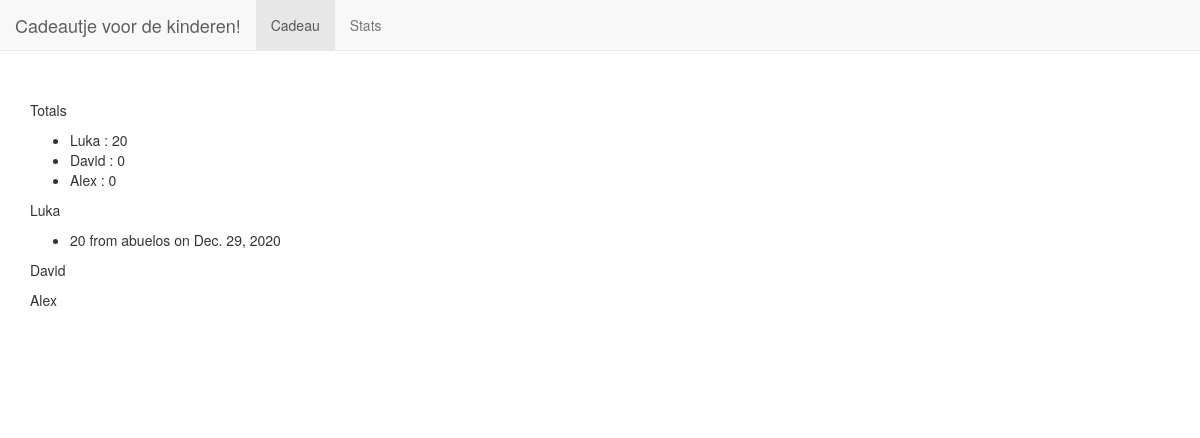
Page /app/cadeau_stats/ on the committed database.
### app/models.py (models this page shows)
class Cadeau(models.Model):
    name = models.CharField(default="",max_length=264, choices=adults_names, blank = True)
    child = models.CharField(default="",max_length=264, choices=children_names, blank = True)
    amount = models.IntegerField(default="",choices=cadeau_amount)
    date = models.DateField(default=timezone.now)
    def __str__(self):
        return self.name

### app/views.py (the view)
# urls.py: path('cadeau_stats/',views.cadeau_stats,name='cadeau_stats'),
def cadeau_stats(request):
	children = [
		'Luka',
		'David',
		'Alex',
	]
	cadeaus_list = {
		'Luka':[],
		'David':[],
		'Alex':[],
	}
	totals = {
		'Luka':0,
		'David':0,
		'Alex':0
	}
	for child in children:
		list = Cadeau.objects.filter(child = child)
		cadeaus_list[child].extend(list)
		for cadeau in list:
			totals[child] += cadeau.amount
	cadeaus_dict = {
		'cadeaus_list': cadeaus_list,
		'totals': totals,
	}
	return render(request,'app/cadeau_stats.html',context=cadeaus_dict)

### templates/app/cadeau_stats.html (shortened to what this page needs)
	<!DOCTYPE html>
	{% load static %}
 <html lang="en">
<head>
	<link rel="stylesheet" href="{% static "app/plugins/bootstrap/css/bootstrap.min.css" %}">
	<link rel="stylesheet" href="{% static "app/css/cadeau.css" %}">
</head>
<body id="body" data-spy="scroll" data-target=".one-page-header" class="demo-lightbox-gallery">
<nav class="navbar navbar-default navbar-fixed-top">
  <div class="container-fluid">
    <div class="navbar-header">
      <h1 class="navbar-brand">Cadeautje voor de kinderen!</h1>
    </div>
    <div class="collapse navbar-collapse" id="bs-example-navbar-collapse-1" data-toggle="collapse" data-target=".navbar-collapse.in">
      <ul class="nav navbar-nav" id="type_selector">
		<li role="presentation" class="active"><a href={% url 'app:cadeau' %} data-type="todo">Cadeau</a></li>
		<li role="presentation"><a href={% url 'app:cadeau_stats' %}> Stats </a></li>
      </ul>
    </div>
  </div>
</nav>
<section id="productos" class="about-section section-first">
	<div class="container">
		<div class="content">
		{% if totals %}
			<p> Totals</p>
			<ul>
			{% for child, total in totals.items %}
				<li>{{child}} : {{total}}</li>
			{% endfor %}
			</ul>
		{% endif %}
		{% if cadeaus_list %}
 			{% for child, cadeaus in cadeaus_list.items %}
				<p> {{child}} </p>
				<ul class="cadeaus_list">
				{% for cadeau in cadeaus %}
				<li> {{cadeau.amount}} from {{cadeau.name}} on {{cadeau.date}}</li>
    			{% endfor %}
    			</ul>
    		{% endfor %}
		{% endif %}
		</div>
	</div>
</section>
</body>
</html>

### static/app/css/cadeau.css (style rules this page uses)
.content { margin-top: 100px; margin-bottom: 100px; }
h1 { color: black; margin-top: 0px; margin-bottom: 0px; }

### rows in the picture
Cadeau: child "Luka", amount "20", name "abuelos", date "Dec. 29, 2020"

### other values in the picture
{{ child }} "David" "Alex"
{{ total }} "0" "0"
